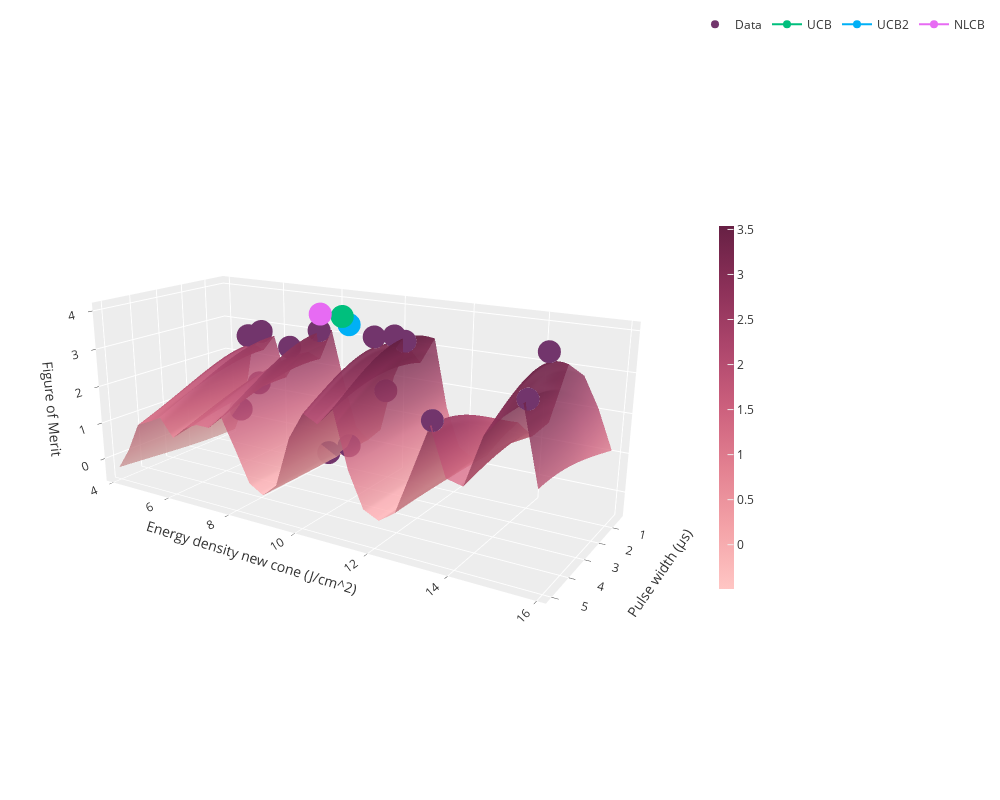

Notebook code for this chart:
### Code cell
import plotly.graph_objects as go
import matplotlib.pyplot as plt
import matplotlib as mpl

# make, scale post_test_grid
_, _, test_grid, test_arr = grid_maker(torch.Tensor(X))
volt_on_grid, _ = f_obj(test_arr.numpy())
volt_on_grid = -1 * volt_on_grid.reshape(30,30).T
raw_test_arr = x_denormalizer(test_arr)
raw_test_grid = x_denormalizer(test_grid)

fig = go.Figure(data=[go.Scatter3d(z=Y[:,-1], 
                                    x=x_denormalizer(X)[:,0],
                                    y=x_denormalizer(X)[:,1], 
                                    mode='markers',
                                    marker={'color':'#72356c'},
                                    name='Data')])
fig.add_trace(go.Surface(z=volt_on_grid, 
                            x=raw_test_grid[:,0],
                            y=raw_test_grid[:,1],
                            opacity = 0.8,
                            colorscale = "Burg",
                            colorbar=dict(thickness=15, len=0.5)))

fig.add_trace(go.Scatter3d(z=[3.7669], x=[1.5], y=[8.85], name = "UCB"))
fig.add_trace(go.Scatter3d(z=[3.49], x=[1.17], y=[8.85], name = "UCB2"))
fig.add_trace(go.Scatter3d(z=[4.07], x=[2.8], y=[9.05], name = "NLCB"))

fig.update_layout( width=1000, height=800,
                    legend=dict(orientation="h", yanchor="top", y=1.02, 
                    xanchor="left",x=1), margin=dict(r=20, l=10, b=10, t=10), 
                        scene=dict(
                        xaxis_title="Pulse width (μs)",
                        yaxis_title="Energy density new cone (J/cm^2)",
                        zaxis_title='Figure of Merit')
                    )
fig.update_layout(template="ggplot2")
camera = dict(up=dict(x=0, y=0, z=1), center=dict(x=0, y=0, z=0),
                    eye=dict(x=2.75, y=1.75, z=1))
fig.update_layout(scene_camera=camera)
fig.show()

### Figure 1 — Plotly figure (JSON) as saved in the notebook; plotly's stock layout.template omitted (floating-point values rounded to 4 significant figures; data arrays with more than 128 entries replaced by an {"elided": "..."} marker saying what was removed)
{"data": [{"marker": {"color": "#72356c"}, "mode": "markers", "name": "Data", "x": [0.5, 2, 2, 0.5, 0.5, 0.5, 1, 1, 2, 2, 2, 2, 2, 5, 5], "y": [5.24, 10.71, 10.13, 4.51, 5.37, 4.88, 6.76, 7.77, 8.73, 9.38, 10.48, 11.01, 14.71, 15.44, 13.37], "z": [1.201, 3.567, 3.471, 0.2633, 2.775, 2.591, 2.58, 3.174, 0.1315, 0.4512, 2.127, 3.468, 3.686, 3.446, 2.652], "type": "scatter3d"}, {"colorbar": {"len": 0.5, "thickness": 15}, "colorscale": [[0, "rgb(255, 198, 196)"], [0.1667, "rgb(244, 163, 168)"], [0.3333, "rgb(227, 129, 145)"], [0.5, "rgb(204, 96, 125)"], [0.6667, "rgb(173, 70, 108)"], [0.8333, "rgb(139, 48, 88)"], [1, "rgb(103, 32, 68)"]], "opacity": 0.8, "x": [0.3393, 0.5055, 0.6718, 0.8381, 1.004, 1.171, 1.337, 1.503, 1.669, 1.836, 2.002, 2.168, 2.334, 2.501, 2.667, 2.833, 2.999, 3.166, 3.332, 3.498, 3.664, 3.831, 3.997, 4.163, 4.329, 4.496, 4.662, 4.828, 4.994, 5.161], "y": [4.12, 4.523, 4.927, 5.331, 5.735, 6.139, 6.543, 6.946, 7.35, 7.754, 8.158, 8.562, 8.965, 9.369, 9.773, 10.18, 10.58, 10.98, 11.39, 11.79, 12.2, 12.6, 13.0, 13.41, 13.81, 14.22, 14.62, 15.02, 15.43, 15.83], "z": {"elided": "30x30 float values"}, "type": "surface"}, {"name": "UCB", "x": [1.5], "y": [8.85], "z": [3.767], "type": "scatter3d"}, {"name": "UCB2", "x": [1.17], "y": [8.85], "z": [3.49], "type": "scatter3d"}, {"name": "NLCB", "x": [2.8], "y": [9.05], "z": [4.07], "type": "scatter3d"}], "layout": {"legend": {"orientation": "h", "yanchor": "top", "y": 1.02, "xanchor": "left", "x": 1}, "margin": {"r": 20, "l": 10, "b": 10, "t": 10}, "width": 1000, "height": 800, "scene": {"xaxis": {"title": {"text": "Pulse width (μs)"}}, "yaxis": {"title": {"text": "Energy density new cone (J/cm^2)"}}, "zaxis": {"title": {"text": "Figure of Merit"}}, "camera": {"up": {"x": 0, "y": 0, "z": 1}, "center": {"x": 0, "y": 0, "z": 0}, "eye": {"x": 2.75, "y": 1.75, "z": 1}}}}}
